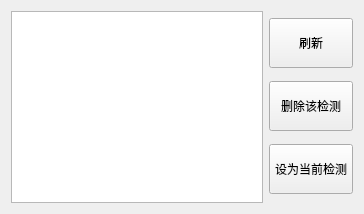
        <widget class="QWidget" name="select_detector">
         <layout class="QGridLayout" name="gridLayout_6">
          <item row="1" column="0">
           <layout class="QHBoxLayout" name="horizontalLayout_17"/>
          </item>
          <item row="0" column="0">
           <layout class="QHBoxLayout" name="horizontalLayout_16" stretch="3,1">
            <item>
             <widget class="QTableView" name="detectItems"/>
            </item>
            <item>
             <layout class="QVBoxLayout" name="verticalLayout_7">
              <item>
               <widget class="QPushButton" name="refreshDetectItem">
                <property name="minimumSize">
                 <size>
                  <width>0</width>
                  <height>50</height>
                 </size>
                </property>
                <property name="styleSheet">
                 <string notr="true">font: 75 16pt &quot;华文仿宋&quot;;</string>
                </property>
                <property name="text">
                 <string>刷新</string>
                </property>
               </widget>
              </item>
              <item>
               <widget class="QPushButton" name="deleteDetectItem">
                <property name="minimumSize">
                 <size>
                  <width>0</width>
                  <height>50</height>
                 </size>
                </property>
                <property name="styleSheet">
                 <string notr="true">font: 75 16pt &quot;华文仿宋&quot;;</string>
                </property>
                <property name="text">
                 <string>删除该检测</string>
                </property>
               </widget>
              </item>
              <item>
               <widget class="QPushButton" name="saveAsPresent">
                <property name="minimumSize">
                 <size>
                  <width>0</width>
                  <height>50</height>
                 </size>
                </property>
                <property name="styleSheet">
                 <string notr="true">font: 75 16pt &quot;华文仿宋&quot;;</string>
                </property>
                <property name="text">
                 <string>设为当前检测</string>
                </property>
               </widget>
              </item>
             </layout>
            </item>
           </layout>
          </item>
         </layout>
        </widget>
